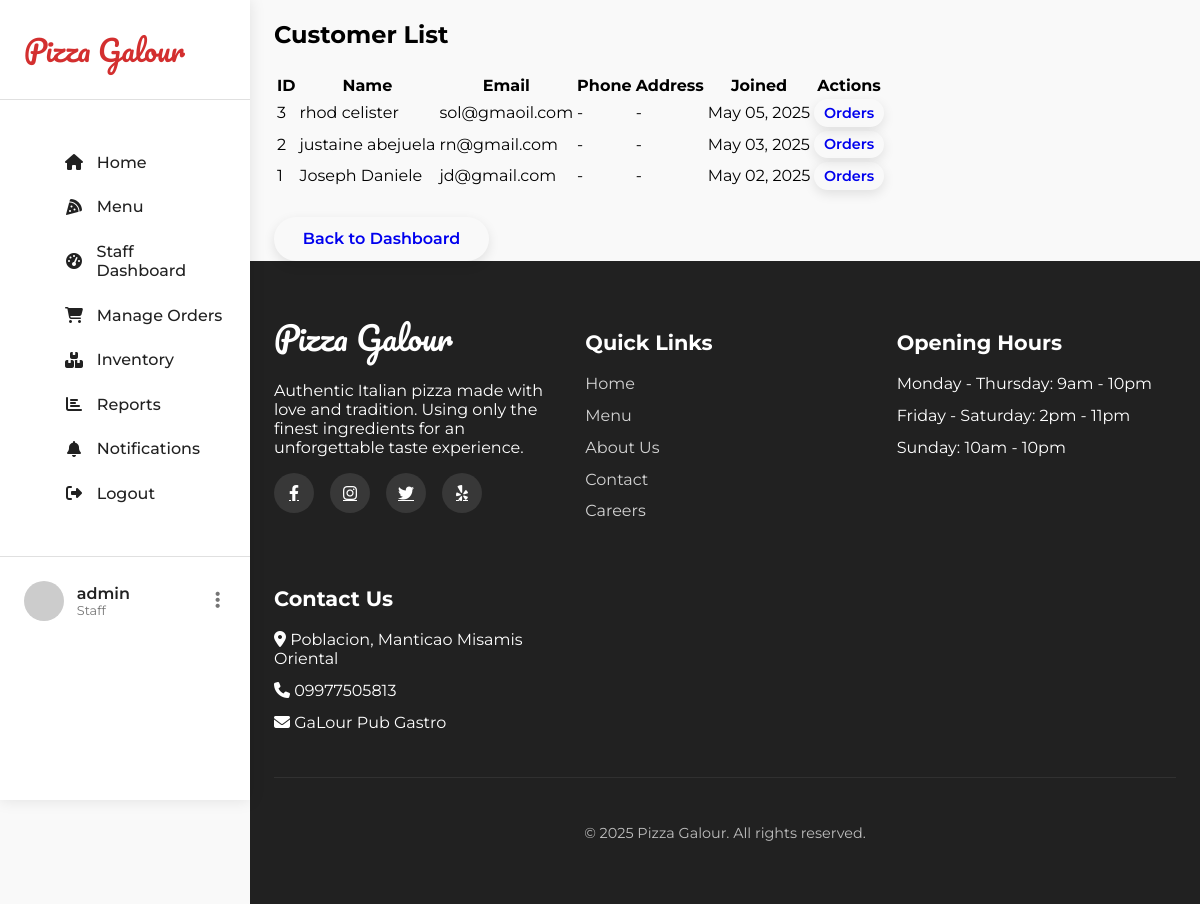
Page /accounts/customers/ (signed in) on the committed database.
### accounts/models.py (models this page shows, shortened)
class Customer(models.Model):
    user = models.OneToOneField(User, on_delete=models.CASCADE, related_name='customer')
    phone = models.CharField(max_length=15, blank=True, null=True)
    address = models.TextField(blank=True, null=True)
    created_at = models.DateTimeField(auto_now_add=True)
    updated_at = models.DateTimeField(auto_now=True)

### accounts/views.py (the view)
# urls.py: path('customers/', views.customer_list, name='customer_list'),
@login_required
def customer_list(request):
    if not request.user.is_staff:
        messages.error(request, 'You do not have permission to access this page.')
        return redirect('menu')
    customers = Customer.objects.all().order_by('-created_at')
    return render(request, 'accounts/customer_list.html', {'customers': customers})

### notifications/context_processors.py (called while the page is built)
def notifications(request):
    notifications_list = []
    if request.user.is_authenticated:
        from notifications.models import Notification
        notifications_list = Notification.objects.filter(
            user=request.user,
            is_read=False
        ).order_by('-created_at')
    return {
        'notifications': notifications_list,
        'notification_count': len(notifications_list),
    }

### templates/accounts/customer_list.html (shortened to what this page needs)
{% extends 'base.html' %}
{% block content %}
<div class="container">
    <div class="card">
        <h2 style="margin-bottom: 1.5rem;">Customer List</h2>
        {% if customers %}
            <table>
                <thead>
                    <tr>
                        <th>ID</th>
                        <th>Name</th>
                        <th>Email</th>
                        <th>Phone</th>
                        <th>Address</th>
                        <th>Joined</th>
                        <th>Actions</th>
                    </tr>
                </thead>
                <tbody>
                    {% for customer in customers %}
                        <tr>
                            <td>{{ customer.id }}</td>
                            <td>{{ customer.user.get_full_name|default:customer.user.username }}</td>
                            <td>{{ customer.user.email }}</td>
                            <td>{{ customer.phone|default:"-" }}</td>
                            <td>{{ customer.address|default:"-"|truncatechars:30 }}</td>
                            <td>{{ customer.created_at|date:"M d, Y" }}</td>
                            <td>
                                <a href="{% url 'customer_orders' %}?customer={{ customer.id }}" class="btn btn-secondary" style="padding: 0.3rem 0.6rem; font-size: 0.9rem;">Orders</a>
                            </td>
                        </tr>
                    {% endfor %}
                </tbody>
            </table>
        {% else %}
            <p>No customers found.</p>
        {% endif %}
        <div style="margin-top: 1.5rem;">
            <a href="{% url 'dashboard' %}" class="btn">Back to Dashboard</a>
        </div>
    </div>
</div>
{% endblock %}

### templates/base.html (shortened to what this page needs)
<!DOCTYPE html>
<html lang="en">
<head>
    <link rel="stylesheet" href="https://cdnjs.cloudflare.com/ajax/libs/font-awesome/6.4.0/css/all.min.css">
</head>
<body>
    <div class="page-wrapper">
        <aside class="sidebar">
            <div class="sidebar-header">
                <a href="{% url 'home' %}" class="sidebar-logo">Pizza Galour</a>
            </div>
            <nav class="sidebar-nav">
                <ul>
                    <li class="nav-item">
                        <a href="/" class="nav-link {% if request.path == '/' %}active{% endif %}">
                            <i class="fas fa-home"></i> Home
                        </a>
                    </li>
                    <li class="nav-item">
                        <a href="{% url 'menu' %}" class="nav-link {% if 'menu' in request.path %}active{% endif %}">
                            <i class="fas fa-pizza-slice"></i> Menu
                        </a>
                    </li>
                    {% if user.is_authenticated %}
                        {% if user.is_staff %}
                            <li class="nav-item">
                                <a href="{% url 'dashboard' %}" class="nav-link {% if 'dashboard' in request.path %}active{% endif %}">
                                    <i class="fas fa-tachometer-alt"></i> Staff Dashboard
                                </a>
                            </li>
                            <li class="nav-item">
                                <a href="{% url 'order_list' %}" class="nav-link {% if 'orders' in request.path %}active{% endif %}">
                                    <i class="fas fa-shopping-cart"></i> Manage Orders
                                </a>
                            </li>
                            <li class="nav-item">
                                <a href="{% url 'inventory_list' %}" class="nav-link {% if 'inventory' in request.path %}active{% endif %}">
                                    <i class="fas fa-boxes"></i> Inventory
                                </a>
                            </li>
                            <li class="nav-item">
                                <a href="{% url 'report_list' %}" class="nav-link {% if 'reports' in request.path %}active{% endif %}">
                                    <i class="fas fa-chart-bar"></i> Reports
                                </a>
                            </li>
                            <li class="nav-item">
                                <a href="{% url 'notification_list' %}" class="nav-link {% if 'notifications' in request.path %}active{% endif %}">
                                    <i class="fas fa-bell"></i> Notifications
                                </a>
                            </li>
                        {% endif %}
                        <li class="nav-item">
                            <a href="{% url 'logout' %}" class="nav-link">
                                <i class="fas fa-sign-out-alt"></i> Logout
                            </a>
                        </li>
                    {% endif %}
                </ul>
            </nav>
            {% if request.user.is_authenticated %}
            <div class="user-section">
                <img src="{{ request.user.profile.avatar.url|default:'https://ui-avatars.com/api/?name='|add:request.user.username }}" alt="{{ request.user.username }}" class="user-avatar">
                <div class="user-info">
                    <h4 class="user-name">{{ request.user.get_full_name|default:request.user.username }}</h4>
                    <p class="user-role">{% if request.user.is_staff %}Staff{% else %}Customer{% endif %}</p>
                </div>
                <button class="user-dropdown">
                    <i class="fas fa-ellipsis-v"></i>
                </button>
            </div>
            {% else %}
            <div class="user-section">
                <a href="{% url 'login' %}" class="btn btn-primary" style="width: 100%;">Login</a>
            </div>
            {% endif %}
        </aside>
        <div class="content-wrapper">
            <main>
                {% block content %}{% endblock %}
            </main>
            <footer class="main-footer">
                <div class="container">
                    <div class="footer-content">
                        <div class="footer-section">
                            <span class="footer-logo">Pizza Galour</span>
                            <p>Authentic Italian pizza made with love and tradition. Using only the finest ingredients for an unforgettable taste experience.</p>
                            <div class="footer-social">
                                <a href="#"><i class="fab fa-facebook-f"></i></a>
                                <a href="#"><i class="fab fa-instagram"></i></a>
                                <a href="#"><i class="fab fa-twitter"></i></a>
                                <a href="#"><i class="fab fa-yelp"></i></a>
                            </div>
                        </div>
                        <div class="footer-section">
                            <h3>Quick Links</h3>
                            <ul class="footer-links">
                                <li><a href="{% url 'home' %}">Home</a></li>
                                <li><a href="{% url 'menu' %}">Menu</a></li>
                                <li><a href="#">About Us</a></li>
                                <li><a href="#">Contact</a></li>
                                <li><a href="#">Careers</a></li>
                            </ul>
                        </div>
                        <div class="footer-section">
                            <h3>Opening Hours</h3>
                            <ul class="footer-links">
                                <li>Monday - Thursday: 9am - 10pm</li>
                                <li>Friday - Saturday: 2pm - 11pm</li>
                                <li>Sunday: 10am - 10pm</li>
                            </ul>
                        </div>
                        <div class="footer-section">
                            <h3>Contact Us</h3>
                            <ul class="footer-links">
                                <li><i class="fas fa-map-marker-alt"></i> Poblacion, Manticao Misamis Oriental</li>
                                <li><i class="fas fa-phone"></i> 09977505813</li>
                                <li><i class="fas fa-envelope"></i> GaLour Pub Gastro</li>
                            </ul>
                        </div>
                    </div>
                    <div class="footer-bottom">
                        <p>&copy; {% now "Y" %} Pizza Galour. All rights reserved.</p>
                    </div>
                </div>
            </footer>
        </div>
    </div>
</body>
</html>

### templates/base.html (style rules this page uses)
:root { --primary-color: #d32f2f; --primary-dark: #9a0007; --primary-light: #ff6659; --accent-color: #ffc107; --text-dark: #212121; --text-light: #ffffff; --text-muted: #757575; --background: #f9f9f9; --surface: #ffffff; --border: #e0e0e0; --success: #4caf50; --italian-green: #4caf50; --italian-white: #ffffff; --italian-red: #d32f2f; --card-shadow: 0 8px 24px rgba(0, 0, 0, 0.12); --section-padding: 5rem 0; --sidebar-width: 250px; }
body { font-family: 'Montserrat', sans-serif; margin: 0; padding: 0; overflow-x: hidden; background-color: var(--background); }
.page-wrapper { display: flex; min-height: 100vh; }
.sidebar { width: var(--sidebar-width); background-color: var(--surface); box-shadow: 0 0 15px rgba(0, 0, 0, 0.1); position: fixed; top: 0; left: 0; height: 100vh; z-index: 1000; transition: transform 0.3s ease; overflow-y: auto; }
.content-wrapper { flex: 1; margin-left: var(--sidebar-width); transition: margin-left 0.3s ease; }
.sidebar-header { padding: 1.5rem; border-bottom: 1px solid var(--border); display: flex; align-items: center; justify-content: space-between; }
.sidebar-logo { font-family: 'Pacifico', cursive; font-size: 1.8rem; color: var(--primary-color); text-decoration: none; }
.sidebar-nav { padding: 1.5rem 0; }
.nav-item { list-style: none; }
.nav-link { display: flex; align-items: center; padding: 0.8rem 1.5rem; color: var(--text-dark); text-decoration: none; transition: all 0.3s ease; font-weight: 500; }
.nav-link i { margin-right: 0.8rem; width: 20px; text-align: center; }
.user-section { padding: 1.5rem; border-top: 1px solid var(--border); display: flex; align-items: center; }
.user-avatar { width: 40px; height: 40px; border-radius: 50%; object-fit: cover; margin-right: 0.8rem; }
.user-info { flex: 1; }
.user-name { font-weight: 600; margin: 0; color: var(--text-dark); }
.user-role { font-size: 0.8rem; color: var(--text-muted); margin: 0; }
.user-dropdown { background: none; border: none; color: var(--text-muted); cursor: pointer; font-size: 1.2rem; }
.main-footer { background-color: var(--text-dark); color: var(--text-light); padding: 3rem 0; }
.footer-content { display: grid; grid-template-columns: repeat(auto-fit, minmax(250px, 1fr)); gap: 2rem; }
.footer-logo { font-family: 'Pacifico', cursive; font-size: 2rem; color: var(--text-light); margin-bottom: 1rem; display: block; }
.footer-section h3 { margin-bottom: 1.2rem; font-size: 1.3rem; }
.footer-links { list-style: none; padding: 0; margin: 0; }
.footer-links li { margin-bottom: 0.8rem; }
.footer-links a { color: var(--text-light); opacity: 0.8; text-decoration: none; transition: opacity 0.3s ease; }
.footer-social { display: flex; gap: 1rem; margin-top: 1rem; }
.footer-social a { display: flex; align-items: center; justify-content: center; width: 40px; height: 40px; background-color: rgba(255, 255, 255, 0.1); border-radius: 50%; color: var(--text-light); transition: all 0.3s ease; }
.footer-bottom { text-align: center; padding-top: 2rem; margin-top: 2rem; border-top: 1px solid rgba(255, 255, 255, 0.1); font-size: 0.9rem; opacity: 0.7; }
.container { max-width: 1200px; margin: 0 auto; padding: 0 1.5rem; }
.btn { display: inline-block; padding: 0.8rem 1.8rem; border-radius: 50px; font-weight: 600; text-decoration: none; transition: all 0.3s ease; text-align: center; font-size: 1rem; cursor: pointer; box-shadow: 0 4px 12px rgba(0, 0, 0, 0.1); }

### rows in the picture
Customer: id "3", user.get_full_name "rhod celister", user.email "sol@gmaoil.com", phone "-", address "-", created_at "May 05, 2025"
Customer: id "2", user.get_full_name "justaine abejuela", user.email "rn@gmail.com", phone "-", address "-", created_at "May 03, 2025"
Customer: id "1", user.get_full_name "Joseph Daniele", user.email "jd@gmail.com", phone "-", address "-", created_at "May 02, 2025"

### other values in the picture
{{ request.user.get_full_name|default:request.user.username }} "admin"
